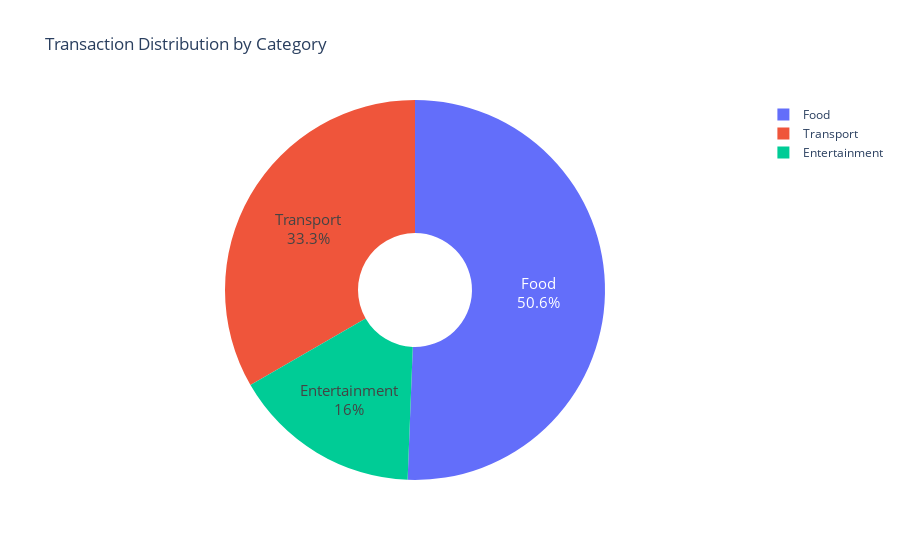

The code cell stored with this chart in its notebook:
### Code cell
import plotly.graph_objects as go
import pandas as pd

# Sample data frame
data = {
    'date_time': ['2024-01-01 10:00:00', '2024-01-01 11:00:00', '2024-01-02 12:00:00',
                  '2024-01-02 13:00:00', '2024-01-03 14:00:00', '2024-01-03 15:00:00'],
    'amount': [100, 150, 200, 130, 120, 110],
    'category': ['Food', 'Transport', 'Food', 'Entertainment', 'Transport', 'Food'],
    'subcategory': ['Groceries', 'Bus', 'Dining Out', 'Movies', 'Train', 'Dining Out']
}

df = pd.DataFrame(data)

# Function to plot the main category pie chart
def plot_category_pie(df):
    # Grouping data by category
    category_data = df.groupby('category').sum()['amount']
    
    # Creating the pie chart
    fig = go.Figure(data=[go.Pie(labels=category_data.index, values=category_data.values, 
                                 hole=0.3)])

    fig.update_traces(hoverinfo='label+percent', textinfo='label+percent', 
                      textfont_size=15)

    # Adding callback function for click event
    fig.update_layout(title_text="Transaction Distribution by Category")
    fig.data[0].on_click(lambda trace, points, state: plot_subcategory_pie(df, points))

    return fig

# Function to plot the subcategory pie chart
def plot_subcategory_pie(df, points):
    category_selected = points.point_inds[0]
    category_name = df['category'].unique()[category_selected]
    
    # Filter data based on selected category
    subcategory_data = df[df['category'] == category_name].groupby('subcategory').sum()['amount']

    # Creating the pie chart
    fig = go.Figure(data=[go.Pie(labels=subcategory_data.index, values=subcategory_data.values, 
                                 hole=0.3)])
    
    fig.update_traces(hoverinfo='label+percent', textinfo='label+percent', 
                      textfont_size=15,
                      pull=[0.1 if subcategory_data.index[i] == 'Dining Out' else 0 for i in range(len(subcategory_data))])
    
    # Adding callback function for click event
    fig.update_layout(title_text=f"Transaction Distribution for {category_name} by Subcategory")
    fig.data[0].on_click(lambda trace, points, state: plot_category_pie(df))
    
    fig.show()

# Plotting the initial pie chart
fig = plot_category_pie(df)
fig.show()

### Figure 1 — Plotly figure (JSON) as saved in the notebook; plotly's stock layout.template omitted (floating-point values rounded to 4 significant figures)
{"data": [{"hole": 0.3, "hoverinfo": "label+percent", "labels": ["Entertainment", "Food", "Transport"], "textfont": {"size": 15}, "textinfo": "label+percent", "type": "pie", "values": [130, 410, 270]}], "layout": {"title": {"text": "Transaction Distribution by Category"}}}
